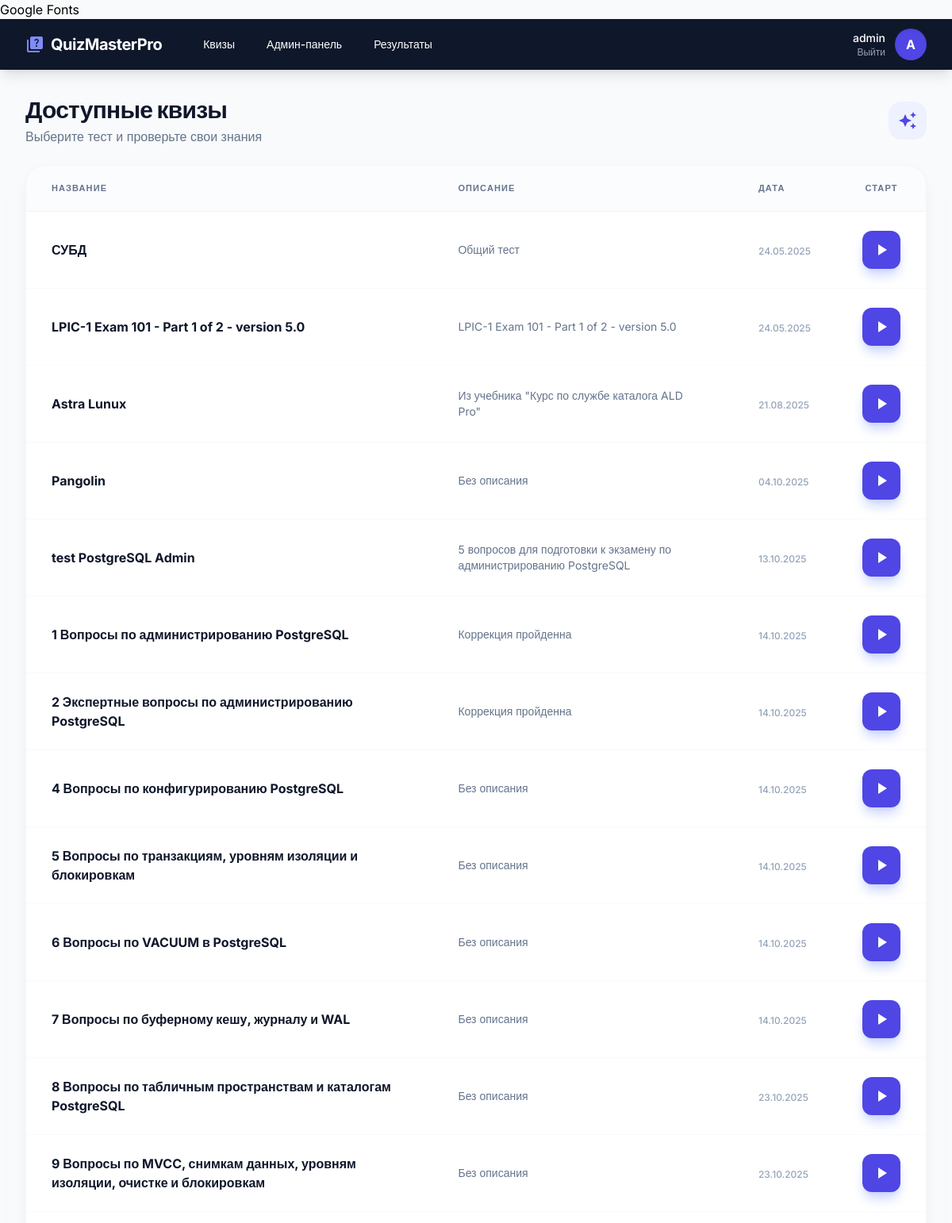
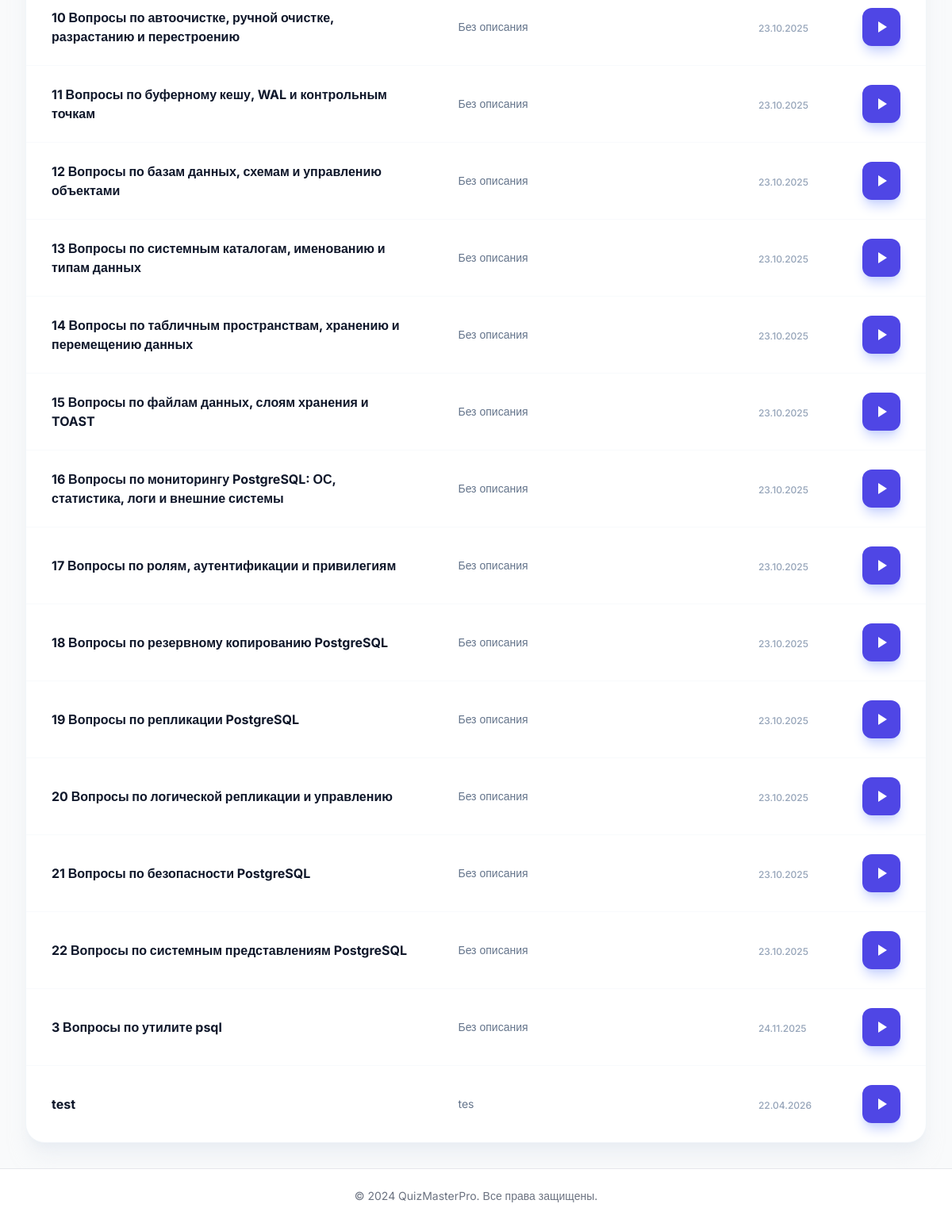
Screenshot of /quizzes/ (signed in) with the database file from the repository (2 pictures, top to bottom).
### app/models.py (models this page shows, shortened)
class User(db.Model, UserMixin):
    id = db.Column(db.Integer, primary_key=True)
    username = db.Column(db.String(64), index=True, unique=True)
    password_hash = db.Column(db.String(128))
    is_admin = db.Column(db.Boolean, default=False)
    created_at = db.Column(db.DateTime, default=datetime.utcnow)

class Quiz(db.Model):
    id = db.Column(db.Integer, primary_key=True)
    title = db.Column(db.String(128), nullable=False)
    description = db.Column(db.Text)
    created_at = db.Column(db.DateTime, default=datetime.utcnow)
    created_by = db.Column(db.Integer, db.ForeignKey('user.id'))
    is_active = db.Column(db.Boolean, default=True)
    questions = db.relationship('Question', backref='quiz', lazy='dynamic', cascade='all, delete-orphan')

### app/routes/quiz_routes.py (the view)
@quiz_bp.route('/')
@login_required
def list_quizzes():
    quizzes = Quiz.query.all()
    logger.info(f'User {current_user.username} accessed quiz list')
    return render_template('quiz/list.html', quizzes=quizzes)

### app/__init__.py (called while the page is built)
def create_app():
    app = Flask(__name__)
    app.config.from_object(Config)
    db.init_app(app)
    login_manager.init_app(app)
    login_manager.login_view = 'auth.login'
    from app.routes.main import main_bp
    from app.routes.auth_routes import auth_bp
    from app.routes.quiz_routes import quiz_bp
    from app.routes.admin_routes import admin_bp
    app.register_blueprint(main_bp)
    app.register_blueprint(auth_bp, url_prefix='/auth')
    app.register_blueprint(quiz_bp, url_prefix='/quizzes')
    app.register_blueprint(admin_bp)
    @login_manager.user_loader
    def load_user(user_id):
        from app.models import User
        return User.query.get(int(user_id))
    return app

### app/templates/quiz/list.html (shortened to what this page needs)
{% extends "base.html" %}
{% block content %}
<div class="space-y-6">
    <div class="flex items-center justify-between">
        <div>
            <h1 class="text-3xl font-black text-slate-900 tracking-tight">Доступные квизы</h1>
            <p class="text-slate-500 mt-1">Выберите тест и проверьте свои знания</p>
        </div>
        <div class="hidden sm:flex h-12 w-12 bg-indigo-50 rounded-2xl items-center justify-center">
            <span class="material-icons text-indigo-600">auto_awesome</span>
        </div>
    </div>
    <div class="bg-white rounded-3xl shadow-xl shadow-slate-200/50 border border-slate-100 overflow-hidden">
        {% if quizzes %}
            <div class="overflow-x-auto">
                <table class="w-full text-left border-collapse">
                    <thead>
                        <tr class="bg-slate-50/50 text-slate-500 text-[11px] uppercase tracking-widest font-bold">
                            <th class="px-8 py-5 border-b border-slate-100">Название</th>
                            <th class="px-8 py-5 border-b border-slate-100">Описание</th>
                            <th class="px-8 py-5 border-b border-slate-100">Дата</th>
                            <th class="px-8 py-5 border-b border-slate-100 text-center">Старт</th>
                        </tr>
                    </thead>
                    <tbody class="divide-y divide-slate-50">
                        {% for quiz in quizzes %}
                        <tr class="hover:bg-indigo-50/30 transition-colors group">
                            <td class="px-8 py-6">
                                <div class="font-bold text-slate-900 group-hover:text-indigo-600 transition-colors">{{ quiz.title }}</div>
                            </td>
                            <td class="px-8 py-6">
                                <div class="text-slate-500 text-sm max-w-md line-clamp-2">{{ quiz.description or 'Без описания' }}</div>
                            </td>
                            <td class="px-8 py-6 whitespace-nowrap">
                                <span class="text-slate-400 text-xs font-medium">{{ quiz.created_at.strftime('%d.%m.%Y') }}</span>
                            </td>
                            <td class="px-8 py-6 text-center">
                                <a href="{{ url_for('quiz.take_quiz', quiz_id=quiz.id) }}"
                                   class="inline-flex items-center justify-center w-12 h-12 bg-indigo-600 hover:bg-indigo-700 text-white rounded-xl transition-all shadow-lg shadow-indigo-200 hover:-translate-y-1 active:scale-95">
                                    <span class="material-icons">play_arrow</span>
                                </a>
                            </td>
                        </tr>
                        {% endfor %}
                    </tbody>
                </table>
            </div>
        {% endif %}
    </div>
</div>
{% endblock %}

### app/templates/base.html (shortened to what this page needs)
<!DOCTYPE html>
<html lang="en">
<head>
    <script src="https://cdn.tailwindcss.com"></script>
</head>
<body class="bg-gray-50 min-h-screen flex flex-col">
    <nav class="bg-slate-900 text-white shadow-lg">
        <div class="max-w-7xl mx-auto px-4 sm:px-6 lg:px-8">
            <div class="flex justify-between h-16 items-center">
                <div class="flex items-center">
                    <a href="{{ url_for('main.index') }}" class="flex items-center space-x-2 text-xl font-bold tracking-tight">
                        <span class="material-icons text-indigo-400">quiz</span>
                        <span>QuizMasterPro</span>
                    </a>
                    <div class="hidden md:block ml-10">
                        <div class="flex items-baseline space-x-4">
                            {% if current_user.is_authenticated %}
                                <a href="{{ url_for('quiz.list_quizzes') }}" class="px-3 py-2 rounded-md text-sm font-medium hover:bg-slate-800 transition">Квизы</a>
                                {% if current_user.is_admin %}
                                    <a href="{{ url_for('admin.dashboard') }}" class="px-3 py-2 rounded-md text-sm font-medium hover:bg-slate-800 transition">Админ-панель</a>
                                    <a href="{{ url_for('admin.results_overview') }}" class="px-3 py-2 rounded-md text-sm font-medium hover:bg-slate-800 transition">Результаты</a>
                                {% endif %}
                            {% endif %}
                        </div>
                    </div>
                </div>
                <div class="flex items-center space-x-4">
                    {% if current_user.is_authenticated %}
                        <div class="flex items-center space-x-3">
                            <div class="flex flex-col items-end">
                                <span class="text-sm font-medium">{{ current_user.username }}</span>
                                <a href="{{ url_for('auth.logout') }}" class="text-xs text-slate-400 hover:text-white transition">Выйти</a>
                            </div>
                            <div class="h-10 w-10 rounded-full bg-indigo-600 flex items-center justify-center font-bold text-white shadow-inner">
                                {{ current_user.username[0] | upper }}
                            </div>
                        </div>
                    {% else %}
                        <a href="{{ url_for('auth.login') }}" class="bg-indigo-600 hover:bg-indigo-700 px-6 py-2.5 rounded-xl text-sm font-bold transition-all shadow-lg shadow-indigo-500/30 active:scale-95">Войти</a>
                    {% endif %}
                </div>
            </div>
        </div>
    </nav>
    <main class="flex-grow py-8">
        <div class="max-w-7xl mx-auto px-4 sm:px-6 lg:px-8">
            {% block content %}{% endblock %}
        </div>
    </main>
    <footer class="bg-white border-t py-6 mt-auto">
        <div class="container mx-auto px-4 text-center text-gray-500 text-sm">
            &copy; 2024 QuizMasterPro. Все права защищены.
        </div>
    </footer>
</body>
</html>

### app/templates/base.html (style rules this page uses)
body { font-family: 'Inter', sans-serif; }

### rows the page displays
User: username "admin", username "A"
Quiz: title "СУБД", description "Общий тест", created_at "24.05.2025"
Quiz: title "LPIC-1 Exam 101 - Part 1 of 2 - version 5.0", description "LPIC-1 Exam 101 - Part 1 of 2 - version 5.0", created_at "24.05.2025"
Quiz: title "Astra Lunux", description "Из учебника \"Курс по службе каталога ALD Pro\"", created_at "21.08.2025"
Quiz: title "Pangolin", description "Без описания", created_at "04.10.2025"
Quiz: title "test PostgreSQL Admin", description "5 вопросов для подготовки к экзамену по администрированию PostgreSQL", created_at "13.10.2025"
Quiz: title "1 Вопросы по администрированию PostgreSQL", description "Коррекция пройденна", created_at "14.10.2025"
Quiz: title "2 Экспертные вопросы по администрированию PostgreSQL", description "Коррекция пройденна", created_at "14.10.2025"
Quiz: title "4 Вопросы по конфигурированию PostgreSQL", description "Без описания", created_at "14.10.2025"
Quiz: title "5 Вопросы по транзакциям, уровням изоляции и блокировкам", description "Без описания", created_at "14.10.2025"
Quiz: title "6 Вопросы по VACUUM в PostgreSQL", description "Без описания", created_at "14.10.2025"
Quiz: title "7 Вопросы по буферному кешу, журналу и WAL", description "Без описания", created_at "14.10.2025"
Quiz: title "8 Вопросы по табличным пространствам и каталогам PostgreSQL", description "Без описания", created_at "23.10.2025"
Quiz: title "9 Вопросы по MVCC, снимкам данных, уровням изоляции, очистке и блокировкам", description "Без описания", created_at "23.10.2025"
Quiz: title "10 Вопросы по автоочистке, ручной очистке, разрастанию и перестроению", description "Без описания", created_at "23.10.2025"
Quiz: title "11 Вопросы по буферному кешу, WAL и контрольным точкам", description "Без описания", created_at "23.10.2025"
Quiz: title "12 Вопросы по базам данных, схемам и управлению объектами", description "Без описания", created_at "23.10.2025"
Quiz: title "13 Вопросы по системным каталогам, именованию и типам данных", description "Без описания", created_at "23.10.2025"
Quiz: title "14 Вопросы по табличным пространствам, хранению и перемещению данных", description "Без описания", created_at "23.10.2025"
Quiz: title "15 Вопросы по файлам данных, слоям хранения и TOAST", description "Без описания", created_at "23.10.2025"
Quiz: title "16 Вопросы по мониторингу PostgreSQL: ОС, статистика, логи и внешние системы", description "Без описания", created_at "23.10.2025"
Quiz: title "17 Вопросы по ролям, аутентификации и привилегиям", description "Без описания", created_at "23.10.2025"
Quiz: title "18 Вопросы по резервному копированию PostgreSQL", description "Без описания", created_at "23.10.2025"
Quiz: title "19 Вопросы по репликации PostgreSQL", description "Без описания", created_at "23.10.2025"
Quiz: title "20 Вопросы по логической репликации и управлению", description "Без описания", created_at "23.10.2025"
Quiz: title "21 Вопросы по безопасности PostgreSQL", description "Без описания", created_at "23.10.2025"
Quiz: title "22 Вопросы по системным представлениям PostgreSQL", description "Без описания", created_at "23.10.2025"
Quiz: title "3 Вопросы по утилите psql", description "Без описания", created_at "24.11.2025"
Quiz: title "test", description "tes", created_at "22.04.2026"
